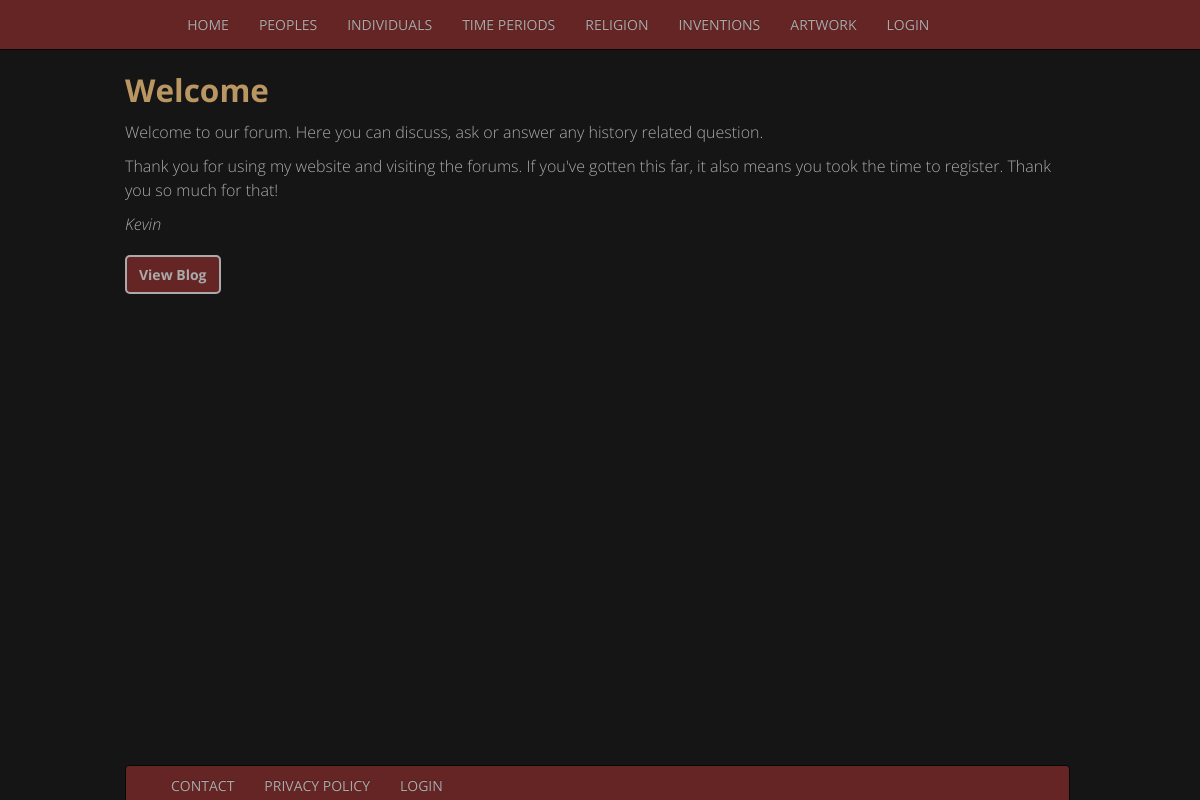
Page /post_detail.php?id=1 on the committed database.
### tables this page shows
CREATE TABLE `post` (
  `id` int(11) NOT NULL,
  `titel` varchar(255) NOT NULL,
  `bericht` varchar(255) NOT NULL,
  `auteur` varchar(255) NOT NULL,
  `tags` varchar(255) NOT NULL,
  `post_detail` varchar(5000) NOT NULL
);

### post_detail.php (the view, shortened to what this page needs)
<?php include 'includes/header.php' ?>
<?php include 'includes/nav.php' ?>
    <div class="container">
      <div class="row">
    <?php
    $servername = "localhost";
    $username = "root";
    $password = "bitnami";
    $dbname = "herexamen";
    $conn = new mysqli($servername, $username, $password, $dbname);
    $sql = "SELECT id, titel, auteur, bericht, tags, post_detail FROM post WHERE id = " . (int) $_GET['id'];
    $result = $conn->query($sql);
    if ($result->num_rows > 0) {
    while($row = $result->fetch_assoc()) {
        echo "<div class='bottommargin'>". "<h2>". $row["titel"]."</h2>". "<p>" . $row["bericht"]. "</p>". "<p>" . $row["post_detail"] . "</p>" . "<p><i>" . $row["auteur"]. "</i></p>"."</div>";
    }
    } else {
       echo "0 results";
    }
    ?>
<a class="button" href="posts.php">View Blog</a>
</div>
  </div>
<?php include 'includes/footer.php' ?>

### css/main.css (style rules this page uses)
* { color: #aaa; font-family: 'Open Sans', sans-serif; }
body { padding-top: 5%; background-color: #151515; }
h1, h2, h3, h4, h5, h6, h7 { color: #ba9662; }
p { font-size:16px;font-weight:200;line-height:24px; }
.bottommargin { padding-bottom: 2%; }
.button { background-color: #662525; color: #aaa; padding-left: 12px; padding-right: 12px; padding-top: 8px; padding-bottom: 8px; border: 2px solid #aaa; border-radius: 5px; font-weight: bolder; }

### rows in the picture
post: titel "Welcome", bericht "Welcome to our forum. Here you can discuss, ask or answer any history related question.", post_detail "Thank you for using my website and visiting the forums. If you've gotten this far, it also means you took the time to register. Thank you so much for that!", auteur "Kevin"

### other values in the picture
$display "HOME"
$display "PEOPLES"
$display "INDIVIDUALS"
$display "TIME PERIODS"
$display "RELIGION"
$display "INVENTIONS"
$display "ARTWORK"
$display "LOGIN"
$display "CONTACT"
$display "PRIVACY POLICY"
